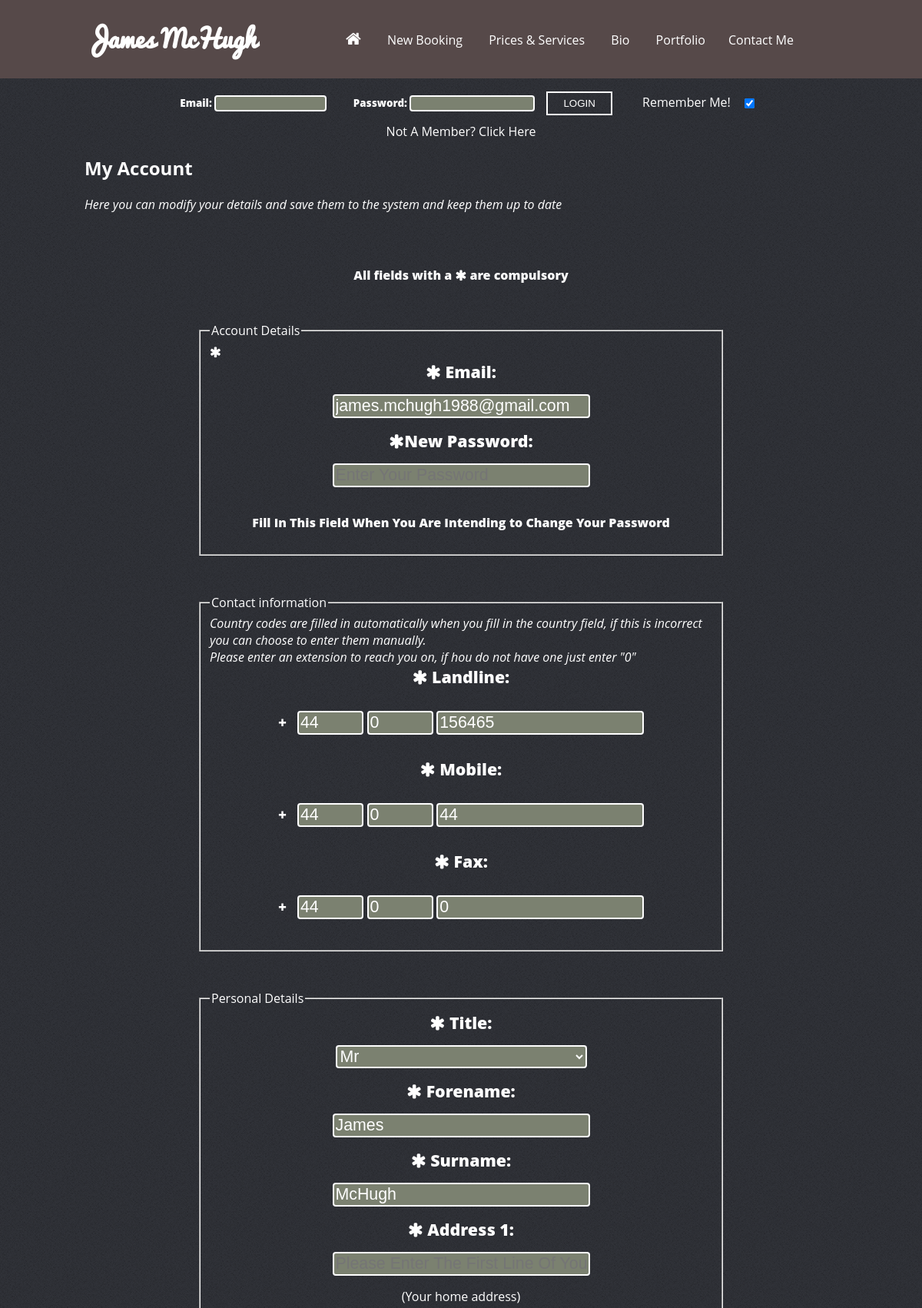
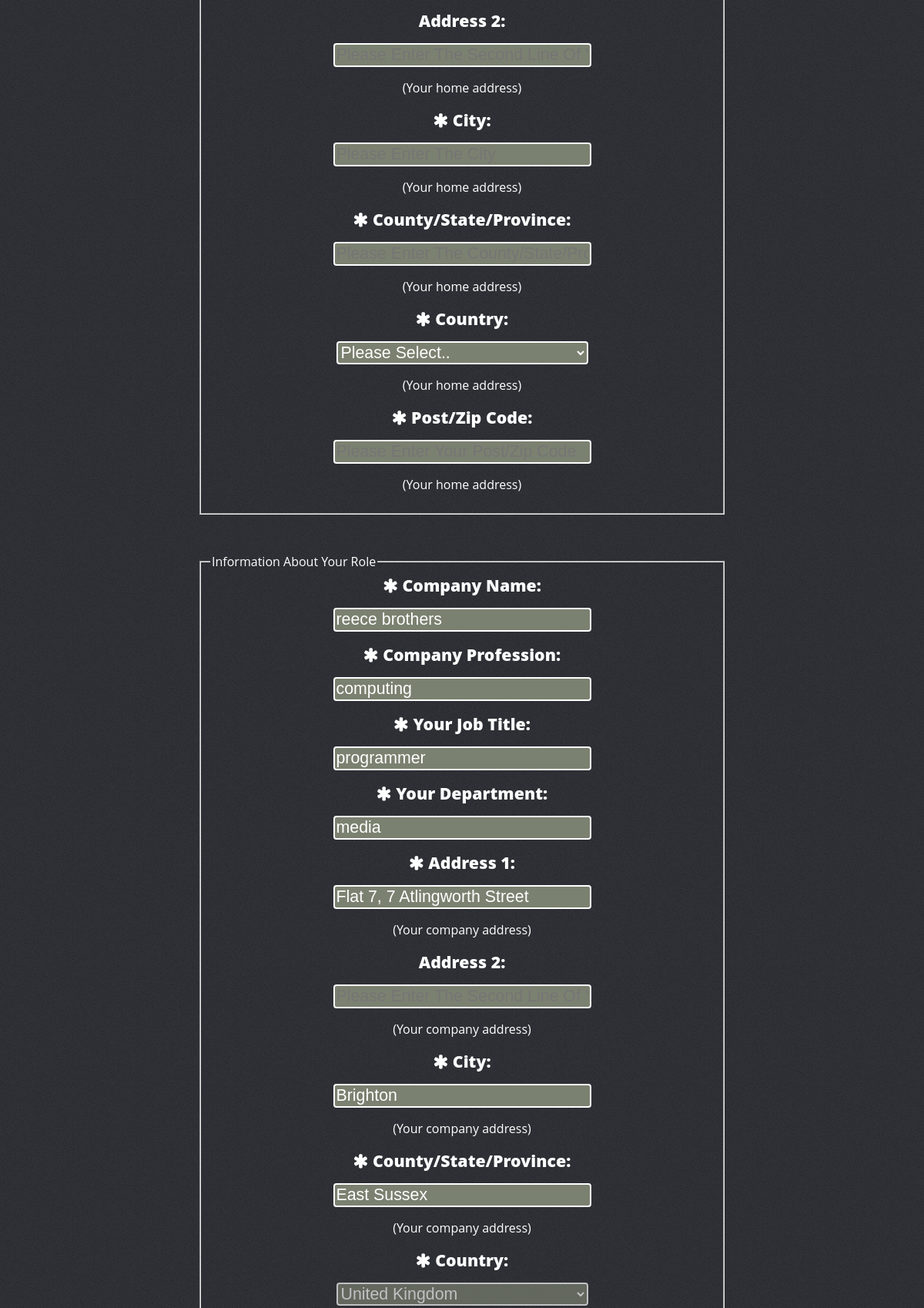
Page /myAccount.php (signed in, upper part) on the committed database (2 pictures, top to bottom).
### tables this page shows
CREATE TABLE IF NOT EXISTS `users` (
`user_id` int(11) NOT NULL,
  `company_id` int(11) NOT NULL,
  `email_address` varchar(100) NOT NULL,
  `password` varchar(100) NOT NULL,
  `title` varchar(10) NOT NULL,
  `forename` varchar(50) NOT NULL,
  `surname` varchar(100) NOT NULL,
  `job_title` varchar(150) NOT NULL,
  `department` varchar(100) DEFAULT NULL,
  `landline_prefix` varchar(5) DEFAULT NULL,
  `landline_number` varchar(20) NOT NULL,
  `mobile_prefix` varchar(5) DEFAULT NULL,
  `mobile_number` varchar(20) DEFAULT NULL,
  `fax_prefix` varchar(5) DEFAULT NULL,
  `fax_number` varchar(20) DEFAULT NULL,
  `legal_check` tinyint(1) NOT NULL,
  `data_check` tinyint(1) NOT NULL,
  `user_level` int(11) NOT NULL
);

CREATE TABLE IF NOT EXISTS `companies` (
`company_id` int(11) NOT NULL,
  `company_name` varchar(200) NOT NULL,
  `profession` varchar(100) NOT NULL,
  `address_1` varchar(150) NOT NULL,
  `address_2` varchar(150) NOT NULL,
  `city` varchar(100) NOT NULL,
  `county` varchar(100) NOT NULL,
  `country` varchar(100) NOT NULL,
  `postcode` varchar(20) NOT NULL
);

### php/functions/functions.php (called while the page is built, shortened)
<?php
  function getCompanyDetailsByID($companyID){
    global $connection;
    $dbtable = "companies";
    $query="SELECT * FROM $dbtable WHERE company_id = {$companyID}";
    $result = mysqli_query($connection, $query);
    if($result){
      $row=mysqli_fetch_assoc($result);
      return $row;
    }else{
      return false;
    }
  }
  function getUserDetailsByID($userID){
    global $connection;
    $dbtable = "users";
    $query="SELECT * FROM $dbtable WHERE user_id = {$userID}";
    $result=mysqli_query($connection, $query);
    if($result){
      $row=mysqli_fetch_assoc($result);
      return $row;
    }else{
      return false;
    }
  }
?>

### myAccount.php (the view, shortened to what this page needs)
<?php
	$root=$_SERVER['DOCUMENT_ROOT'];
	if(strpos($root, "jamesMcHugh")<16){
		$root=$root."jamesMcHugh";
	}
	require_once($root."/php/functions/functions.php");
	if(isset($_SESSION['uI']) && !sessionExpired()){
		$userDetails=getUserDetailsByID($_SESSION['uI']);
		$companyDetails=getCompanyDetailsByID($userDetails['company_id']);
	}else{
		$_SESSION['loginErrors']  = "<p>Your session has expired after 10 minutes of inactivity, please relogin to gain access to the system</p>";
		redirect_to("newBookingLogin.php");
	}
?>
<!DOCTYPE html>
<html>
	<head>
		<?php
			global $root;
			$path=basename(__FILE__,'.php');
			include($root.'/php/components/header.php');
			if($path!="basic"){
				echo '<link type="text/css" rel="stylesheet" href="css/'.$path.'/style.css?"'. date('l jS \of F Y h:i:s A') .' />';
			}
		?>
	</head>
	<body>
		<div id="container">
			<?php include($root.'/php/components/top.php'); ?>
			<?php include($root.'/php/components/menu.php'); ?>
			<?php include($root.'/php/components/membersBar.php'); ?>
			<?php include($root.'/php/components/noScript.php'); ?>
			<div class="main" id="content">
				<div id="innerContent" class="inner">
					<h2 id="title">My Account</h2>
					<p id="pageInstructions"><em>Here you can modify your details and save them to the system and keep them up to date</em></p>
					<form id="userDetails" name="userDetails" method="post" action="php/saveUser.php">
						<strong class="information">All fields with a <i class="fa fa-asterisk"></i> are compulsory</strong>
						<fieldset>
							<legend>Account Details</legend>
							<div class="field" id="emailRegisterSection">
								<i class="fa fa-asterisk"></i>
								<label class="NQLRLabel"><i class="fa fa-asterisk"></i> Email: </label>
								<input class="NQLREmail" type="email" name="emailRegister" id="emailRegister" autocomplete="off" placeholder="Please Enter Your Email Address" value="<?php echo $userDetails['email_address']; ?>">
							</div>
							<div class="field" id="passwordRegisterSection">
								<label class="NQLRLabel"><i class="fa fa-asterisk"></i>New Password: </label>
								<input class="NQLRPassword" type="password" name="passwordRegister" id="passwordRegister" autocomplete="off" placeholder="Enter Your Password" value="">
								<strong class="information">Fill In This Field When You Are Intending to Change Your Password</strong>
							</div>
						</fieldset>
						<fieldset>
							<legend>Contact information</legend>
							<em>Country codes are filled in automatically when you fill in the country field, if this is incorrect you can choose to enter them manually. <br/>
									Please enter an extension to reach you on, if hou do not have one just enter &quot;0&quot;
							</em>
							<div class="field" id="landlineRegisterSection">
								<label class="NQLRLabel"><i class="fa fa-asterisk"></i> Landline: </label>
								<span class="numberSpan">
									<strong class="plus">+</strong>
									<input class="NQLRText contact" name="landlinePrefix" id="landlinePrefixRegister" type="text" maxlength="6" value="<?php if(!empty($userDetails['landline_prefix'])){ echo $userDetails['landline_prefix']; }else{ echo "0"; } ?>" placeholder="Please Enter the country code of your company">
									<input class="NQLRText contact" name="landlineExt" id="landlineExtRegister" type="text" maxlength="10" value="<?php if(!empty($userDetails['landline_ext'])){ echo $userDetails['landline_ext']; }else{ echo "0"; } ?>" placeholder="Please enter your extension">
									<input class="NQLRText contact" name="landlineNumber" id="landlineNumberegister" type="text" maxlength="30" value="<?php if(!empty($userDetails['landline_number'])){ echo $userDetails['landline_number']; }else{ echo "0"; } ?>" placeholder="Please Enter Your Landline Number">
								</span>
							</div>
							<div class="field" id="mobilelRegisterSection">
								<label class="NQLRLabel"><i class="fa fa-asterisk"></i> Mobile: </label>
								<span class="numberSpan">
									<strong class="plus">+</strong>
									<input class="NQLRText contact" name="mobilePrefix" id="mobilePrefixRegister" type="text" maxlength="6" value="<?php if(!empty($userDetails['mobile_prefix'])){ echo $userDetails['mobile_prefix']; }else{ echo "0"; } ?>" placeholder="Please Enter the country code of your company">
									<input class="NQLRText contact" name="mobileExt" id="mobileExtRegister" type="text" maxlength="10" value="<?php if(!empty($userDetails['mobile_ext'])){ echo $userDetails['mobile_ext']; }else{ echo "0"; } ?>" placeholder="Please enter your extension">
									<input class="NQLRText contact" name="mobileNumber" id="mobileNumberegister" type="text" maxlength="30" placeholder="Please Enter Your Mobile Number" value="<?php if(!empty($userDetails['mobile_number'])){ echo $userDetails['mobile_number']; }else{ echo "0"; } ?>">
								</span>
							</div>
							<div class="field" id="faxRegisterSection">
								<label class="NQLRLabel"><i class="fa fa-asterisk"></i> Fax: </label>
								<span class="numberSpan">
									<strong class="plus">+</strong>
									<input class="NQLRText contact" name="faxPrefix" id="faxPrefixRegister" type="text" maxlength="6" value="<?php if(!empty($userDetails['fax_prefix'])){ echo $userDetails['fax_prefix']; }else{ echo "0"; } ?>" placeholder="Please Enter the country code of your company">
									<input class="NQLRText contact" name="faxExt" id="landlineExtRegister" type="text" maxlength="10" value="<?php if(!empty($userDetails['fax_ext'])){ echo $userDetails['fax_ext']; }else{ echo "0"; } ?>" placeholder="Please enter your extension">
									<input class="NQLRText contact" name="faxNumber" id="faxNumberegister" type="text" maxlength="30" placeholder="Please Enter Your Fax Number" value="<?php if(!empty($userDetails['fax_number'])){ echo $userDetails['fax_number']; }else{ echo "0"; } ?>">
								</span>
							</div>
						</fieldset>
						<fieldset>
							<legend>Personal Details</legend>
							<div class="field" id="titleRegisterSection">
								<label class="NQLRLabel"><i class="fa fa-asterisk"></i> Title: </label>
								<select class="NQLRSelect" name="title" id="titleRegister">
										<option value="Mr" <?php if($userDetails['title'] == "Mr"){ echo "selected=selected"; }?>>Mr</option>
								</select>
							</div>
							<div class="field" id="forenameRegisterSection">
								<label class="NQLRLabel"><i class="fa fa-asterisk"></i> Forename: </label>
								<input class="NQLRText" type="text" name="forename" id="forenameRegister" placeholder="Please Enter Your Forename" value="<?php echo $userDetails['forename']; ?>">
							</div>
							<div class="field" id="surnameRegisterSection">
								<label class="NQLRLabel"><i class="fa fa-asterisk"></i> Surname: </label>
								<input class="NQLRText" type="text" name="surname" id="surnameRegister" placeholder="Please Enter Your Surname" value="<?php echo $userDetails['surname']; ?>">
							</div>
							<div class="field" id="address1RegisterSection">
								<label class="NQLRLabel"><i class="fa fa-asterisk"></i> Address 1: </label>
								<input class="NQLRText" type="text" name="address1" id="address1Register"  placeholder="Please Enter The First Line Of Your Address" value="<?php echo $userDetails['address1']; ?>">
								<p class="addressSub">(Your home address)</p>
							</div>
							<div class="field" id="address2RegisterSection">
								<label class="NQLRLabel"> Address 2: </label>
								<input class="NQLRText" type="text" name="address2" id="address2Register"  placeholder="Please Enter The Second Line Of Your Address" value="<?php echo $userDetails['address2']; ?>">
								<p class="addressSub">(Your home address)</p>
							</div>
							<div class="field" id="cityRegisterSection">
								<label class="NQLRLabel"><i class="fa fa-asterisk"></i> City: </label>
								<input class="NQLRText" type="text" id="cityRegister" name="city" placeholder="Please Enter The City" value="<?php echo $userDetails['city']; ?>">
								<p class="addressSub">(Your home address)</p>
							</div>
							<div class="field" id="countyRegisterSection">
								<label class="NQLRLabel"><i class="fa fa-asterisk"></i> County/State/Province: </label>
								<input class="NQLRText" type="text" id="countyRegister" name="county" placeholder="Please Enter The County/State/Province" value="<?php echo $userDetails['county']; ?>">
								<p class="addressSub">(Your home address)</p>
							</div>
							<div class="field" id="countryRegisterSection">
								<label class="NQLRLabel"><i class="fa fa-asterisk"></i> Country: </label>
								<select  class="NQLRSelect" name="country" id="countryRegister">
										<option value="No Select" <?php if($userDetails['country'] == "No Select" || !isset($userDetails['country'])){ echo "selected = selected" ; } ?>>Please Select..</option>
									</select>
								<p class="addressSub">(Your home address)</p>
							</div>
							<div class="field" id="postCodeRegisterSection">
								<label class="NQLRLabel"><i class="fa fa-asterisk"></i> Post/Zip Code: </label>
								<input class="NQLRText" type="text" name="postCode" id="postCodeRegister" placeholder="Please Enter Your Post/Zip Code" value="<?php echo $userDetails['postCode']; ?>">
								<p class="addressSub">(Your home address)</p>
							</div>
						</fieldset>
						<fieldset>
							<legend>Information About Your Role</legend>
							<div class="field" id="companyNameRegisterSection">
								<label class="NQLRLabel"><i class="fa fa-asterisk"></i> Company Name: </label>
								<input class="NQLRText" type="text" name="companyName" disabled="true" id="companyNameRegister" placeholder="Please Enter Your Company Name" value="<?php echo $companyDetails['company_name']; ?>">
							</div>
							<div class="field" id="companyProfessionRegisterSection">
								<label class="NQLRLabel"><i class="fa fa-asterisk"></i> Company Profession: </label>
								<input class="NQLRText" type="text" name="companyProfession"  disabled="true" id="companyProfessionRegister" placeholder="Please Enter Your Company's Profession" value="<?php echo $companyDetails['profession']; ?>">
							</div>
							<div class="field" id="jobTitleRegisterSection">
								<label class="NQLRLabel"><i class="fa fa-asterisk"></i> Your Job Title: </label>
								<input class="NQLRText" type="text" name="jobTitle" id="jobTitleRegister" placeholder="Please Enter Your Job Title" value="<?php echo $userDetails['job_title']; ?>">
							</div>
							<div class="field" id="departmentRegisterSection">
								<label class="NQLRLabel"><i class="fa fa-asterisk"></i> Your Department: </label>
								<input class="NQLRText" type="text" name="department" id="departmentRegister" placeholder="Please Enter Your Department" value="<?php echo $userDetails['department']; ?>">
							</div>
							<div class="field" id="companyAddress1RegisterSection">
								<label class="NQLRLabel"><i class="fa fa-asterisk"></i> Address 1: </label>
								<input class="NQLRText" type="text" name="companyAddress1"  disabled="true" id="companyAddress1Register"  placeholder="Please Enter The First Line Of Your Company Address" value="<?php echo $companyDetails['address_1']; ?>">
								<p class="addressSub">(Your company address)</p>
							</div>
							<div class="field" id="companyAddress2RegisterSection">
								<label class="NQLRLabel"> Address 2: </label>
								<input class="NQLRText" type="text" name="companyAddress2" disabled="true" id="companyAddress2Register"  placeholder="Please Enter The Second Line Of Your Company Address" value="<?php echo $companyDetails['address_2']; ?>">
								<p class="addressSub">(Your company address)</p>
							</div>
							<div class="field" id="companyCityRegisterSection">
								<label class="NQLRLabel"><i class="fa fa-asterisk"></i> City: </label>
								<input class="NQLRText" type="text" name="companyCity" disabled="true" id="companyCityRegister" placeholder="Please Enter The City" value="<?php echo $companyDetails['city']; ?>">
								<p class="addressSub">(Your company address)</p>
							</div>
							<div class="field" id="companyCountyRegisterSection">
								<label class="NQLRLabel"><i class="fa fa-asterisk"></i> County/State/Province: </label>
								<input class="NQLRText" type="text" name="companyCounty" disabled="true" id="companyCountyRegister" placeholder="Please Enter The County/State/Province" value="<?php echo $companyDetails['county']; ?>">
								<p class="addressSub">(Your company address)</p>
							</div>
							<div class="field" id="companyCountryRegisterSection">
								<label class="NQLRLabel"><i class="fa fa-asterisk"></i> Country: </label>
								<select  class="NQLRSelect" name="companyCountry" id="companyCountryRegister"  disabled="true" >
									<option value="United Kingdom" <?php if($companyDetails['country'] == "United Kingdom"){ echo "selected = selected" ; } ?>>United Kingdom</option>
								</select>
							</div>
						</fieldset>
					</form>
				</div>
			</div>
			<?php include($root.'/php/components/upperFooter.php'); ?>
			<?php include($root.'/php/components/lowerFooter.php'); ?>
		</div>
	</body>
</html>

### rows in the picture
users: emailRegister "james.mchugh1988@gmail.com", landlinePrefix "44", landlineNumber "156465", mobilePrefix "44", mobileNumber "44", faxPrefix "44", faxNumber "0", title "Mr", forename "James", surname "McHugh", jobTitle "programmer", department "media"
companies: companyName "reece brothers", companyProfession "computing", companyAddress1 "Flat 7, 7 Atlingworth Street", companyCity "Brighton", companyCounty "East Sussex", companyCountry "United Kingdom"
